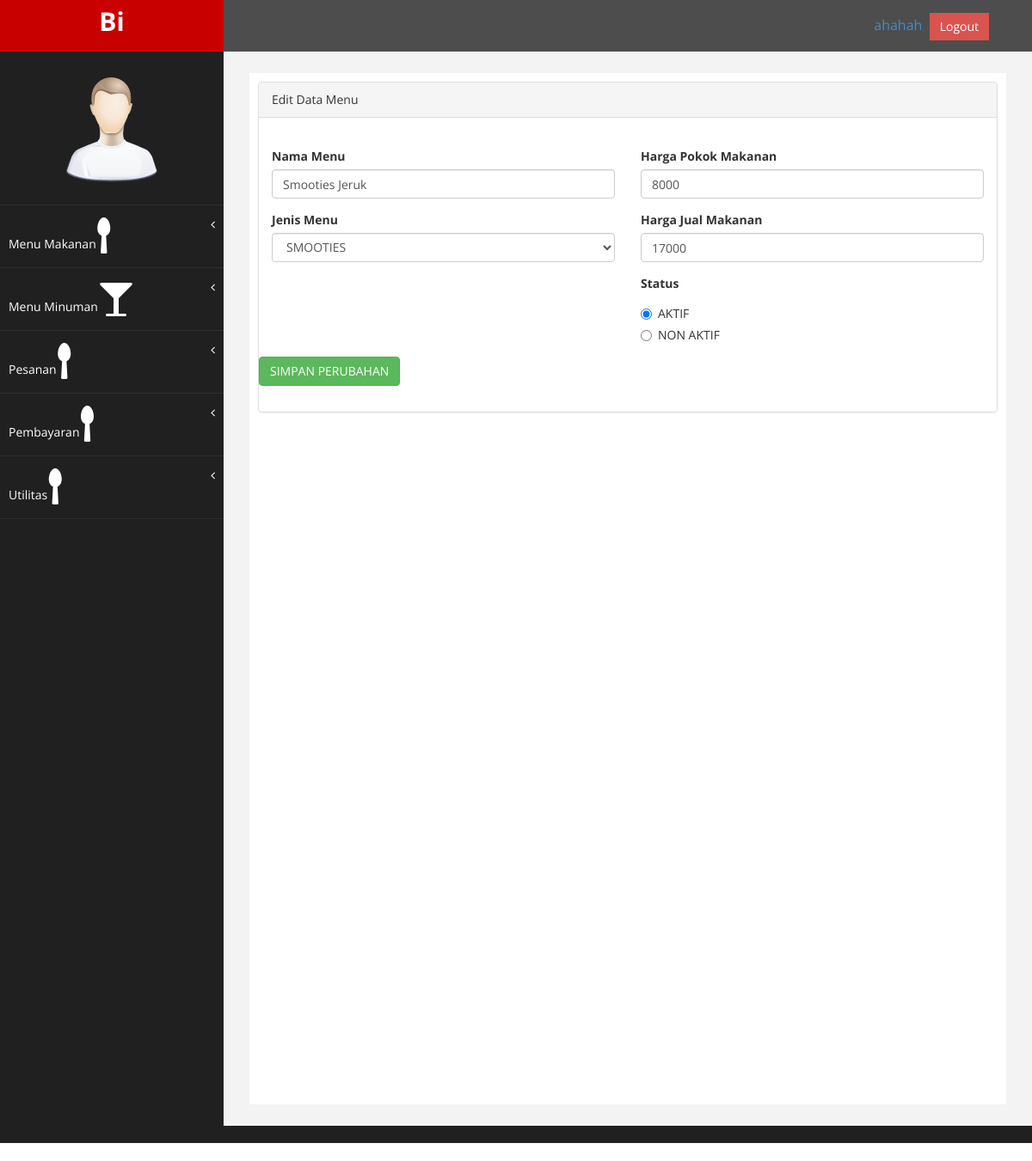
Screenshot of /index.php/MenuMinumanController/editMinuman/4 with the database file from the repository.
### tables this page shows
CREATE TABLE IF NOT EXISTS `menu` (
  `id_menu` int(11) NOT NULL AUTO_INCREMENT,
  `nama_menu` varchar(50) NOT NULL,
  `kategori` int(11) NOT NULL,
  `id_jenis_makanan` int(11) NOT NULL,
  `harga_pokok` int(11) NOT NULL,
  `harga_jual` int(11) NOT NULL,
  `status` varchar(20) NOT NULL DEFAULT 'AKTIF',
  PRIMARY KEY (`id_menu`),
  KEY `id_menu` (`id_menu`)
);

### application/controllers/MenuMinumanController.php (called while the page is built, shortened)
<?php
class MenuMinumanController extends CI_Controller {
	public function __construct()
	{
		$this->load->helper(array('form','url', 'text_helper','date','file'));
		$this->load->library(array('Pagination','image_lib','session'));
		$this->load->model('M_jenis_makanan');
		$this->load->model('M_menu');
	}
	public function editMinuman($idMenu)
	{
		 $data = array();
		 $menu =  $this->M_menu->findById($idMenu);
		 $data['listKategori'] = $this->M_jenis_makanan->findByCategory($menu->kategori);
		 $data['menu'] = $menu;
		 $this->load->view('superadmin/v_header.php',$data);
		 $this->load->view('superadmin/v_sidebar.php',$data);
		 $this->load->view('superadmin/v_edit_menu_minuman.php',$data);
		 $this->load->view('superadmin/v_footer.php',$data);
	}
}

### index.php (called while the page is built, shortened)
<?php
require_once BASEPATH.'core/CodeIgniter.php';

### application/models/m_menu.php (called while the page is built, shortened)
<?php  if ( ! defined('BASEPATH')) exit('No direct script access allowed');
	class M_menu extends CI_Model
	{
		public function findById($id)
		{
			$this->db = $this->load->database('default', true);
			$this->db->select('*');
			$this->db->from('menu');
			$this->db->where("id_menu", $id);
			$query = $this->db->get();
			return $query->row();
		}
	}
?>

### application/models/m_jenis_makanan.php (called while the page is built, shortened)
<?php  if ( ! defined('BASEPATH')) exit('No direct script access allowed');
	class M_jenis_makanan extends CI_Model
	{
		public function findByCategory($category)
		{
			$this->db = $this->load->database('default', true);
			$this->db->select('*');
			$this->db->from('jenis_makanan');
			$this->db->where("kategori", $category);
			$query = $this->db->get();
			return $query->result();
		}
	}
?>

### application/views/superadmin/v_edit_menu_minuman.php (the view, shortened to what this page needs)
<div id="page-wrapper" >
    <div id="page-inner">
        <div class="row">
            <div class="col-md-12">
             <div class="panel panel-default">
                <div class="panel-heading">
                    Edit Data Menu
                </div>
                <div class="panel-body">
                    <div class="row">
                        <div class="col-md-6">
                        <br>
                            <form action="<?php echo site_url('MenuMinumanController/saveUpdate'); ?>" method="post">
                                <div class="form-group">
                                    <label>Nama Menu</label>
                                    <input class="form-control" name = "namaMakanan" value="<?php if($menu!="") echo $menu->nama_menu; ?>" placeholder="Nama Makanan" required/>
                                </div>
                                <div class="form-group">
                                    <label>Jenis Menu</label>
                                    <select class="form-control" name = "namaKategori">
                                        <?php
                                        foreach($listKategori as $row){
                                        if ($row->id_jenis_makanan === $menu->id_jenis_makanan) {
                                             $selected = 'selected';
                                        } else {
                                             $selected = '';
                                        }
                                         echo '<option value="'.$row->id_jenis_makanan.'"'.$selected.'>'.$row->nama_jenis_makanan.'</option>';
                                        }
                                       ?>
                                    </select>
                                </div>
                        </div>
                        <div class="col-md-6">
                        <br>
                            <div class="form-group">
                                    <label>Harga Pokok Makanan</label>
                                    <input class="form-control" value="<?php if($menu!="") echo $menu->harga_pokok; ?>"name = "hargaPokokMakanan" placeholder="Harga Makanan" required />
                            </div>
                            <div class="form-group">
                                    <label>Harga Jual Makanan</label>
                                    <input class="form-control" value="<?php if($menu!="") echo $menu->harga_jual; ?>"name = "hargaJualMakanan" placeholder="Harga Makanan" required/>
                            </div>
                       <?php
                                if($menu->status == 'AKTIF')
                                {
                                ?>
                                <div class="form-group">
                                    <label>Status</label>
                                    <div class="radio">
                                        <label>
                                            <input type="radio" name="status" id="status" value="AKTIF" checked />AKTIF
                                        </label>
                                    </div>
                                    <div class="radio">
                                        <label>
                                            <input type="radio" name="status" id="status" value="PASIF"/>NON AKTIF
                                        </label>
                                    </div>
                                </div>
                              <?php
                                }
                                ?>
                        </div>
                            <div class="form-group">
                                 <button type="submit" class="btn btn-success">SIMPAN PERUBAHAN</button>
                            </div>
                        </div>
                        </div>
                    </div>
                </div>
            </div>
            </div>
        </div>
         <hr />
    </div>

### assets/css/custom.css (style rules this page uses)
body { font-family: 'Open Sans', sans-serif; }
#page-wrapper { padding: 15px 15px; min-height: 600px; background:#F3F3F3; }
#page-inner { width:100%; margin:10px 20px 10px 0px; background-color:#fff!important; padding:10px; min-height:1200px; }
@media (min-width:768px) { #page-wrapper { margin: 0 0 0 260px; padding: 15px 30px; min-height: 1200px; } }

### rows the page displays
menu: namaMakanan "Smooties Jeruk", hargaPokokMakanan "8000", hargaJualMakanan "17000"

### other values shown
form field namaKategori "SMOOTIES"
